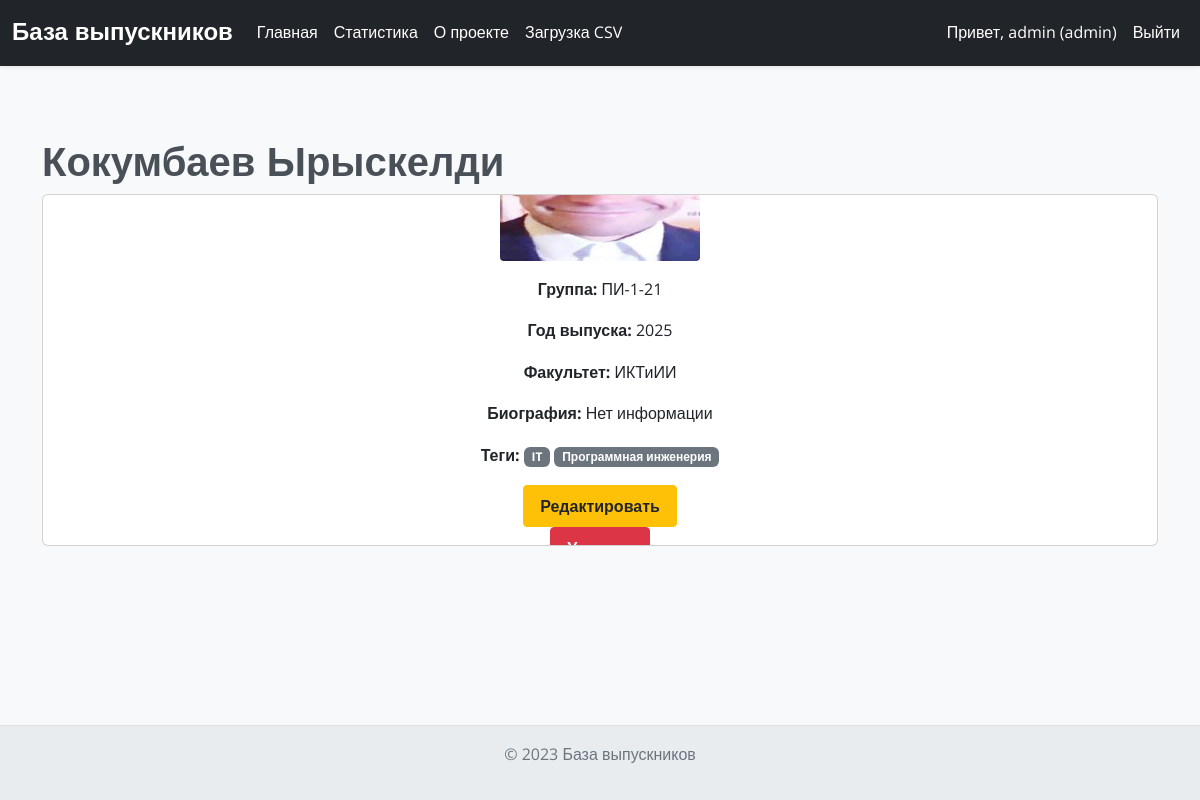
/graduate/18 (signed in), run on the app's committed database.
### models.py (models this page shows)
class User(UserMixin, db.Model):
    id = db.Column(db.Integer, primary_key=True)
    username = db.Column(db.String(50), unique=True, nullable=False)
    password = db.Column(db.String(100), nullable=False)
    role = db.Column(db.String(20), nullable=False, default='guest')  # guest, manager, admin

class Graduate(db.Model):
    id = db.Column(db.Integer, primary_key=True)
    name = db.Column(db.String(100), nullable=False)
    group = db.Column(db.String(20), nullable=False)
    graduation_year = db.Column(db.String(4), nullable=False)
    faculty = db.Column(db.String(100), nullable=False)
    bio = db.Column(db.Text, nullable=True)
    photo = db.Column(db.String(200), nullable=True)
    tags = db.relationship('Tag', secondary='graduate_tags', backref=db.backref('graduates', lazy='dynamic'))

class Tag(db.Model):
    id = db.Column(db.Integer, primary_key=True)
    name = db.Column(db.String(50), unique=True, nullable=False)

### routes/main.py (the view)
@main_bp.route('/graduate/<int:id>')
@login_required
def graduate(id):
    graduate = Graduate.query.get_or_404(id)
    return render_template('graduate.html', graduate=graduate)

### app.py (called while the page is built)
@login_manager.user_loader
def load_user(user_id):
    return db.session.get(User, int(user_id))

### templates/graduate.html (shortened to what this page needs)
{% extends 'base.html' %}
{% block content %}
<h1>{{ graduate.name }}</h1>
<div class="card">
    <div class="card-body">
        {% if graduate.photo %}
        <img src="{{ url_for('static', filename='uploads/' + graduate.photo) }}" alt="Photo" class="img-fluid mb-3" style="max-width: 200px;">
        {% else %}
        <img src="{{ url_for('static', filename='uploads/default.jpg') }}" alt="No photo" class="img-fluid mb-3" style="max-width: 200px;">
        {% endif %}
        <p><strong>Группа:</strong> {{ graduate.group }}</p>
        <p><strong>Год выпуска:</strong> {{ graduate.graduation_year }}</p>
        <p><strong>Факультет:</strong> {{ graduate.faculty }}</p>
        <p><strong>Биография:</strong> {{ graduate.bio or 'Нет информации' }}</p>
        <p><strong>Теги:</strong>
            {% for tag in graduate.tags %}
            <span class="badge bg-secondary">{{ tag.name }}</span>
            {% endfor %}
        </p>
        {% if current_user.is_authenticated and current_user.role in ['admin', 'manager'] %}
        <a href="{{ url_for('graduate.edit', id=graduate.id) }}" class="btn btn-warning">Редактировать</a>
        <button class="btn btn-danger" data-bs-toggle="modal" data-bs-target="#deleteModal" data-delete-url="{{ url_for('graduate.delete', id=graduate.id) }}">Удалить</button>
        {% endif %}
    </div>
</div>
{% endblock %}

### templates/base.html (shortened to what this page needs)
<!DOCTYPE html>
<html lang="ru">
<head>
    <link href="https://cdn.jsdelivr.net/npm/bootstrap@5.3.0/dist/css/bootstrap.min.css" rel="stylesheet">
    <link rel="stylesheet" href="{{ url_for('static', filename='css/base.css') }}">
    <link rel="stylesheet" href="{{ url_for('static', filename='css/navbar.css') }}">
    <link rel="stylesheet" href="{{ url_for('static', filename='css/footer.css') }}">
    <link rel="stylesheet" href="{{ url_for('static', filename='css/alerts.css') }}">
    <link rel="stylesheet" href="{{ url_for('static', filename='css/badges.css') }}">
    <link rel="stylesheet" href="{{ url_for('static', filename='css/modals.css') }}">
    <link rel="stylesheet" href="{{ url_for('static', filename='css/forms.css') }}">
    <link rel="stylesheet" href="{{ url_for('static', filename='css/tables.css') }}">
    <link rel="stylesheet" href="{{ url_for('static', filename='css/pagination.css') }}">
    <link rel="stylesheet" href="{{ url_for('static', filename='css/buttons.css') }}">
    <link rel="stylesheet" href="{{ url_for('static', filename='css/choices.css') }}">
    <link rel="stylesheet" href="{{ url_for('static', filename='css/theme.css') }}">
    <link rel="stylesheet" href="{{ url_for('static', filename='css/stats.css') }}">
</head>
<body>
    <nav class="navbar navbar-expand-lg navbar-dark bg-dark shadow-sm">
        <div class="container-fluid">
            <a class="navbar-brand" href="{{ url_for('main.index') }}">База выпускников</a>
            <div class="collapse navbar-collapse" id="navbarNav">
                <ul class="navbar-nav me-auto">
                    {% if request.endpoint not in ['auth.login', 'auth.register'] %}
                    <li class="nav-item">
                        <a class="nav-link" href="{{ url_for('main.index') }}">Главная</a>
                    </li>
                    <li class="nav-item">
                        <a class="nav-link" href="{{ url_for('main.stats') }}">Статистика</a>
                    </li>
                    <li class="nav-item">
                        <a class="nav-link" href="{{ url_for('main.about') }}">О проекте</a>
                    </li>
                    {% endif %}
                    {% if current_user.is_authenticated and current_user.role in ['admin', 'manager'] %}
                    <li class="nav-item">
                        <a class="nav-link" href="{{ url_for('graduate.upload') }}">Загрузка CSV</a>
                    </li>
                    {% endif %}
                </ul>
                <ul class="navbar-nav">
                    {% if current_user.is_authenticated %}
                    <li class="nav-item">
                        <span class="nav-link">Привет, {{ current_user.username }} ({{ current_user.role }})</span>
                    </li>
                    <li class="nav-item">
                        <a class="nav-link" href="#" data-bs-toggle="modal" data-bs-target="#logoutModal">Выйти</a>
                    </li>
                    {% endif %}
                </ul>
            </div>
        </div>
    </nav>
    <div class="container mt-5 pt-4">
        {% block content %}
        {% endblock %}
    </div>
    {% if request.endpoint not in ['auth.login', 'auth.register'] %}
    <footer class="text-center py-3">
        <p>&copy; 2023 База выпускников</p>
    </footer>
    {% endif %}
</body>
</html>

### static/css/base.css (style rules this page uses)
body { background-color: #f8f9fa; display: flex; flex-direction: column; min-height: 100vh; color: #495057; font-size: 1rem; line-height: 1.6; font-family: 'Open Sans', sans-serif; font-weight: 400; transition: background-color 0.3s ease, color 0.3s ease; }
h1, h2, h3, h4, h5, h6, .navbar-brand { font-family: 'Montserrat', sans-serif; font-weight: 700; line-height: 1.2; }
.container.mt-5.pt-4 { flex: 1; }
.img-fluid { border-radius: 0.25rem; }

### static/css/navbar.css (style rules this page uses)
.navbar { background-color: #343a40; box-shadow: 0 2px 4px rgba(0, 0, 0, 0.1); padding-top: 0.75rem; padding-bottom: 0.75rem; transition: background-color 0.3s ease; }
.navbar-brand { color: #fff !important; font-size: 1.5rem; }
.navbar-nav .nav-link { color: #fff !important; padding-left: 1rem; padding-right: 1rem; transition: color 0.3s ease; }

### static/css/footer.css (style rules this page uses)
footer { background-color: #e9ecef; border-top: 1px solid #dee2e6; padding-top: 1.5rem; padding-bottom: 1.5rem; color: #6c757d; text-align: center; transition: background-color 0.3s ease, color 0.3s ease; }

### static/css/buttons.css (style rules this page uses)
.btn { display: inline-block; font-weight: 600; color: #212529; text-align: center; vertical-align: middle; cursor: pointer; -webkit-user-select: none; -moz-user-select: none; user-select: none; background-color: transparent; border: 1px solid transparent; padding: 0.5rem 1rem; font-size: 1rem; border-radius: 0.25rem; transition: color 0.15s ease-in-out, background-color 0.15s ease-in-out, border-color 0.15s ease-in-out, box-shadow 0.15s ease-in-out; }
.btn-warning { background-color: #ffc107; border-color: #ffc107; color: #212529; }
.btn-danger { background-color: #dc3545; border-color: #dc3545; color: #fff; }

### static/css/stats.css (style rules this page uses)
.card .card-body { padding: 1rem; display: flex; flex-direction: column; justify-content: center; align-items: center; max-height: 350px; overflow: hidden; }

### data on the page
User: username "admin", role "admin"
Graduate: name "Кокумбаев Ырыскелди", group "ПИ-1-21", graduation_year "2025", faculty "ИКТиИИ", bio "Нет информации"
Tag: name "IT"
Tag: name "Программная инженерия"
